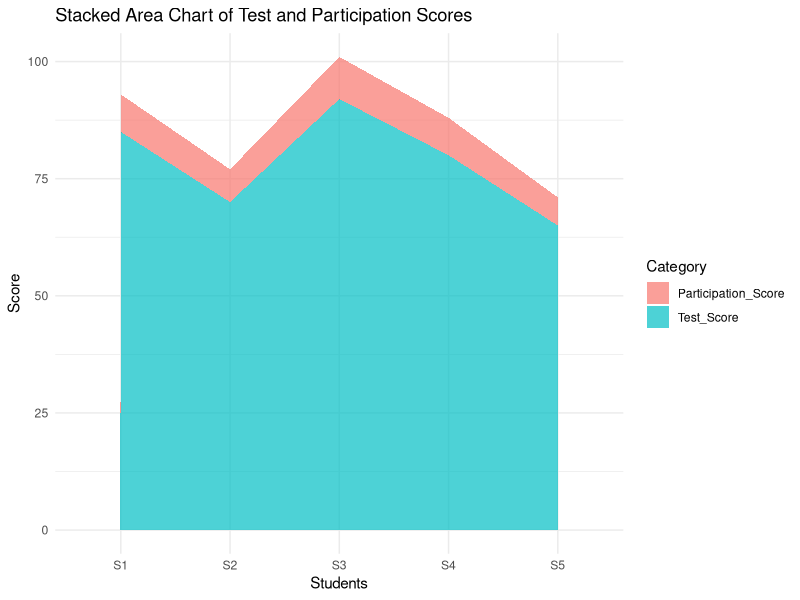

Here is the R script that generated this plot:
student <- data.frame(
  Student_ID = c("S1","S2","S3","S4","S5"),
  Age = c(19,21,20,22,23),
  Study_Hours = c(12,8,15,10,7),
  Attendance = c(90,70,95,85,60),
  Test_Score = c(85,70,92,80,65),
  Participation_Score = c(8,7,9,8,6)
)

student

library(ggplot2)
library(tidyr)

student_long <- pivot_longer(
  student,
  cols = c(Test_Score, Participation_Score),
  names_to = "Category",
  values_to = "Score"
)

ggplot(student_long,
       aes(x = Student_ID,
           y = Score,
           fill = Category,
           group = Category)) +
  geom_area(alpha = 0.7) +
  labs(title="Stacked Area Chart of Test and Participation Scores",
       x="Students",
       y="Score") +
  theme_minimal()
